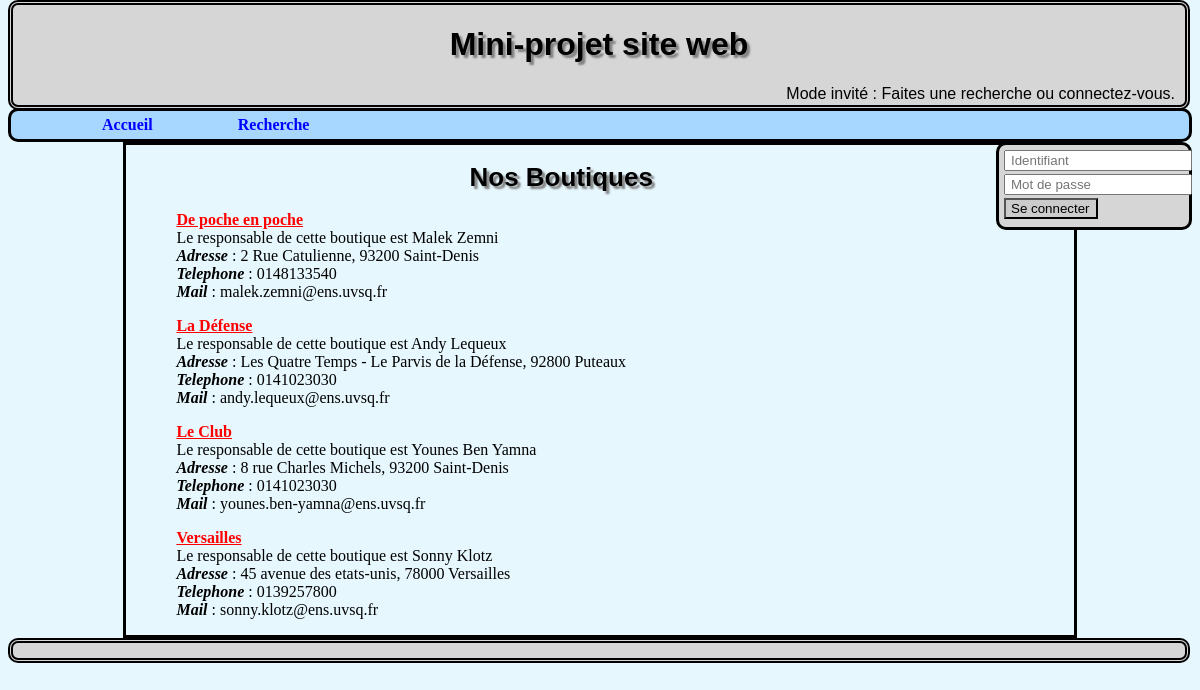
The page / on the database its author committed.
### tables this page shows
CREATE TABLE Employe (
IDEmploye varchar(16),
nom varchar(30),
prenom varchar(30),
salaire int(3),
refBoutique varchar(30),
mdp varchar(30),
PRIMARY KEY (IDEmploye)
 
);

CREATE TABLE Boutique (
IDBoutique varchar(30),
IDResponsable varchar(50),
telephone varchar(10),
adresse varchar(100),
PRIMARY KEY (IDBoutique),
FOREIGN KEY (IDResponsable) REFERENCES Employe (IDEmploye)
);

### index.php (the view, shortened to what this page needs)
<!DOCTYPE html>
<html>
    <head>
        <link rel="stylesheet" href="style.css" type="text/css" />
    </head>
    <body>
		<?php
		include("includes/session.php");
		include("includes/header.php");
		include("includes/menu.php");
		include("includes/login.php");
		?>
		<div class="contenu">
			<h1>Nos Boutiques</h1>
		<?php
		$contacts = $bdd->query('SELECT E.nom, E.prenom, E.IDEmploye, B.IDBoutique, B.adresse, B.telephone FROM Employe E, Boutique B WHERE E.IDEmploye = B.IDResponsable');
		while ($contact = $contacts->fetch())
		{
		?>
		<p>
			<strong class="titre"><?php echo $contact['IDBoutique']; ?></strong><br />
			Le responsable de cette boutique est <?php echo $contact['prenom'] . ' ' . $contact['nom']; ?><br />
			<em>Adresse</em> : <?php echo $contact['adresse']; ?><br />
			<em>Telephone</em> : <?php echo $contact['telephone']; ?><br />
			<em>Mail</em> : <?php echo $contact['IDEmploye'] . '@ens.uvsq.fr'; ?>
		</p>
		<?php
		}
		$contacts->closeCursor(); ?>
		</div>
		<?php include("includes/footer.php");?>
    </body>
</html>

### includes/header.php
<header class="layout">
		<h1>Mini-projet site web</h1>
	<?php
	if(strcmp($_SESSION['type'],'invite') == 0) {
	?>
		<div class="infos">Mode invité : Faites une recherche ou connectez-vous.</div>
	<?php
	}
	else {
		echo '<div class="infos">Mode ' . $_SESSION['type'] . ' : Vous travaillez à la boutique ' . $_SESSION['boutique'] . '</div>';
	} ?>
</header>

### includes/menu.php (shortened to what this page needs)
<nav id="menu">
			<a href="index.php"><strong>Accueil</strong></a>
			<a href="recherche.php"><strong>Recherche</strong></a>
</nav>

### includes/login.php (shortened to what this page needs)
<?php
if(strcmp($_SESSION['type'],'invite') == 0) { ?>
	<aside  class="connexion">
		<form  action="connexion.php" method="post">
			<input type="text" name="login" placeholder="Identifiant"/> <br />
			<input type="password" name="mdp"placeholder="Mot de passe"/><br />
			<input type="submit" value="Se connecter" />
		</form>
	</aside>
<?php } ?>

### includes/footer.php
<footer class="layout">
</footer>

### style.css (style rules this page uses)
body { background-color: #E6F7FE; }
.layout { border: 5px double black; border-radius: 10px; position: fixed; width: 96%; margin: auto; padding: 0px 10px 0px 10px; }
header { top: 0; background-color: #D6D6D6; height: 100px; }
footer { height: 15px; background-color: #D6D6D6; }
#menu { border: 3px solid black; border-radius: 10px; margin-top: 108px; background-color: #A7D6FE; padding: 5px 10px 5px 10px; }
#menu a { margin-left: 7%; }
a { text-decoration: none; color: blue; }
.infos { text-align: right; font-family : Helvetica, Vercana, sans-serif; }
.connexion { background-color: #D6D6D6; border: 3px solid black; border-radius: 10px; width: 180px; padding: 5px 5px 5px 5px; float: right; font-family: Georgia, Times New Roman, serif; text-align: justify; }
.contenu { border: 3px solid black; width: 80%; margin: auto; }
h1 { font-size: 32px; font-family: Arial, Helvetica, sans-serif; text-shadow: 3px 3px 2px grey; text-align: center; }
.contenu h1 { font-size: 26px; }
p { width: 50%; text-align: justify; font-family: Georgia, Times New Roman, serif; margin-left: 50px; }
.titre { text-decoration: underline; color: red; }
em { font-weight: bold; }
input { margin-bottom: 3px; padding-left: 5px; }
input[type=submit] { background : #ccc; }

### rows shown on the page
employe: refBoutique.IDBoutique "De poche en poche", prenom "Malek", nom "Zemni", refBoutique.adresse "2 Rue Catulienne, 93200 Saint-Denis", refBoutique.telephone "0148133540", IDEmploye "malek.zemni"
employe: refBoutique.IDBoutique "La Défense", prenom "Andy", nom "Lequeux", refBoutique.adresse "Les Quatre Temps - Le Parvis de la Défense, 92800 Puteaux", refBoutique.telephone "0141023030", IDEmploye "andy.lequeux"
employe: refBoutique.IDBoutique "Le Club", prenom "Younes", nom "Ben Yamna", refBoutique.adresse "8 rue Charles Michels, 93200 Saint-Denis", refBoutique.telephone "0141023030", IDEmploye "younes.ben-yamna"
employe: refBoutique.IDBoutique "Versailles", prenom "Sonny", nom "Klotz", refBoutique.adresse "45 avenue des etats-unis, 78000 Versailles", refBoutique.telephone "0139257800", IDEmploye "sonny.klotz"
